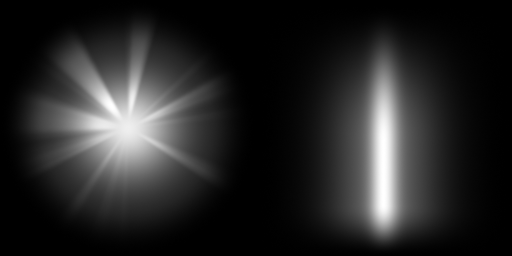
#> input picture SanctuaryUI/Art/angel-radiance-fx.png, 512 x 256 px, given in place of ring.png, which was not available; the run also reads 1 picture not shown here
$ python build_minimap_art.py ../SanctuaryUI/Art/angel-radiance-fx.png
#> lines starting #> are read from the running program, lines starting #| are printed output that depends on the picture; after the words box and inside, x2 and y2 are one past the last pixel; in counts of white or black regions, pixels touching at a corner belong together
#!/usr/bin/env python3
"""Build the minimap art (SanctuaryUI/Map.lua, MapPins.lua, MapOverlay.lua).

  blender -b --factory-startup -P tools/blender/minimap_ring.py -- <work> [samples]
  python3 tools/build_minimap_art.py <work>

Needs Pillow and numpy. Writes into SanctuaryUI/Art:
  map-ring       the Scrying globe: the rendered ring with glass painted inside radius 100/128
  map-parchment  Diablo III's torn minimap sheet (art-src/hud/2DUIMiniMap.png) as a dark edge
  map-mask-torn  the same sheet's outline, for the minimap's own mask
  map-mask-fade  a round mask that feathers out to nothing
  map-mask-round a plain round mask
  map-pins       8 x 2 cells of 64: see PINS in MapPins.lua for the order
  map-plaque     the name plate under the globe
Sizes and cell order are the contract with the Lua.
"""
import math
import sys
from pathlib import Path

import numpy as np
from PIL import Image, ImageDraw, ImageFilter

ROOT = Path(__file__).resolve().parent.parent
OUT = ROOT / "SanctuaryUI" / "Art"
SHEET = ROOT / "art-src" / "hud" / "2DUIMiniMap.png"


def polar(size):
    y, x = np.mgrid[0:size, 0:size].astype(np.float32)
    c = (size - 1) / 2
    dx, dy = (x - c) / c, (c - y) / c
    return np.hypot(dx, dy), dx, dy


def rgba(rgb, alpha):
    a = np.zeros(alpha.shape + (4,), np.float32)
    a[..., :3] = rgb
    a[..., 3] = alpha.clip(0, 1) * 255
    return Image.fromarray(a.astype(np.uint8), "RGBA")


def ring(work):
    im = Image.open(work / "ring.png").convert("RGBA")
    size = im.width
#> size = 512
    r, dx, dy = polar(size)
    R = 100 / 128
    q = (r / R).clip(0, 1)
    inside = ((R + 0.004 - r) / 0.008).clip(0, 1)
    # Glass over the map: clear in the middle, the ring's shadow at the rim, a window light
    # up and left as the health globe has.
    shadow = 0.70 * q ** 5
    hx, hy = dx / R + 0.36, dy / R - 0.52
    spot = np.exp(-((hx / 0.46) ** 2 + (hy / 0.17) ** 2)) * 0.20
    lift = ((dx - dy) / R * 0.5 + 0.5).clip(0, 1) * q ** 3 * 0.10   # room light, lower right
    light = spot + lift
    a = (shadow + light).clip(0, 1)
    col = np.zeros((size, size, 3), np.float32)
    k = (light / np.maximum(a, 1e-4))[..., None]
    col[:] = np.array([4, 5, 8], np.float32) * (1 - k) + np.array([226, 232, 244], np.float32) * k
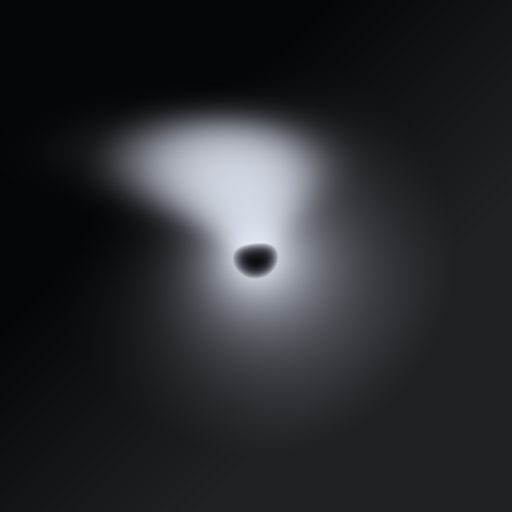
#> col: shape (512, 512, 3) float32; mean of channels 0, 1, 2 40.5, 42.2, 46.8; drawn as R, G, B
    glass = rgba(col, a * inside)
    glass.alpha_composite(im)
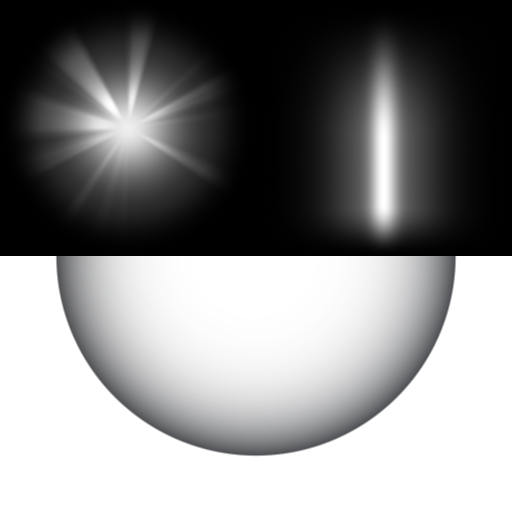
#> glass: PIL image 512x512 RGBA; mean R, G, B, A 38.1, 39, 41.2, 141.4; transparent parts drawn white
    glass.save(OUT / "map-ring.png")


def parchment():
    size = 512
    sheet = Image.open(SHEET).convert("RGBA").crop((0, 0, 360, 360)).resize((size, size), Image.LANCZOS)
    sa = np.asarray(sheet.getchannel("A"), np.float32)
    on = sa > 6
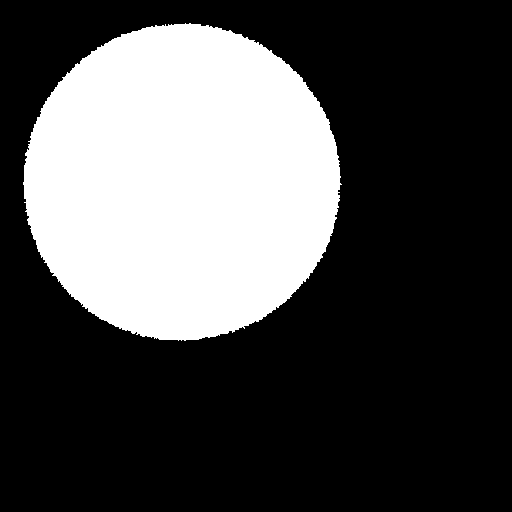
#> on: shape (512, 512) bool; 30% white; 1 white region, box (x1, y1, x2, y2) and area: (23, 23, 342, 341) 78697
    rows = np.maximum.accumulate(on, 1) & np.maximum.accumulate(on[:, ::-1], 1)[:, ::-1]
#> rows: shape (512, 512) bool; 30.1% white; 1 white region, box (x1, y1, x2, y2) and area: (23, 23, 342, 341) 78781
    cols = np.maximum.accumulate(on, 0) & np.maximum.accumulate(on[::-1], 0)[::-1]
#> cols: shape (512, 512) bool; 30.1% white; 1 white region, box (x1, y1, x2, y2) and area: (23, 23, 342, 341) 78786
    shape = Image.fromarray(((rows & cols) * 255).astype(np.uint8)).filter(ImageFilter.GaussianBlur(1.0))
    sh = np.asarray(shape, np.float32) / 255
    mask = np.zeros((size, size, 4), np.uint8)
    mask[..., :3] = (sh * 255)[..., None]
    mask[..., 3] = sh * 255
    Image.fromarray(mask, "RGBA").save(OUT / "map-mask-torn.png")
    # The sheet is heaviest at its border: a burnt edge over the map, and a pale line on the tear.
    burn = rgba(np.array([16, 11, 6], np.float32), (sa * 2.8 / 255) * sh)
    edge = np.asarray(shape.filter(ImageFilter.FIND_EDGES).filter(ImageFilter.GaussianBlur(1.1)), np.float32) / 255
    burn.alpha_composite(rgba(np.array([198, 172, 122], np.float32), (edge * 2.2).clip(0, 0.8)))
#> in rgba (call 3), `a[..., 3] = alpha.clip(0, 1) * 255`:
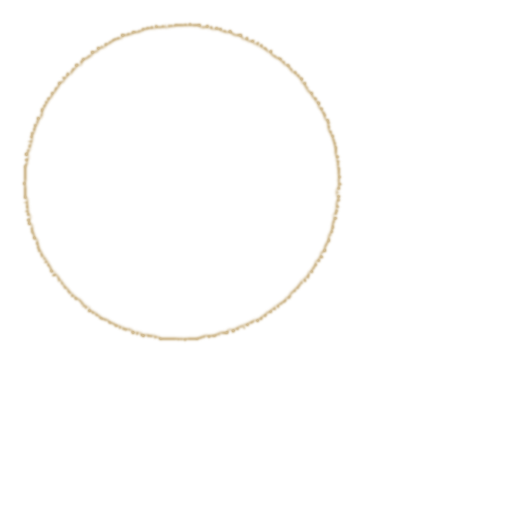
#> a: shape (512, 512, 4) float32; mean of channels 0, 1, 2, 3 198.7, 172, 122, 2.5; transparent parts drawn white
    burn.save(OUT / "map-parchment.png")


def fade():
    size = 256
    r, _, _ = polar(size)
    t = ((r - 0.56) / (0.98 - 0.56)).clip(0, 1)
    a = 1 - t * t * (3 - 2 * t)
    m = np.zeros((size, size, 4), np.uint8)
    m[..., :3] = (a * 255)[..., None]
    m[..., 3] = a * 255
    Image.fromarray(m, "RGBA").save(OUT / "map-mask-fade.png")


def round_mask():
    size = 256
    r, _, _ = polar(size)
    a = ((0.985 - r) / 0.012).clip(0, 1)
    m = np.zeros((size, size, 4), np.uint8)
    m[..., :3] = (a * 255)[..., None]
    m[..., 3] = a * 255
    Image.fromarray(m, "RGBA").save(OUT / "map-mask-round.png")


CELL, SS = 64, 4


def cell(draw):
    """One 64 px cell drawn at 4x: white shapes with a dark edge, so the Lua can tint them."""
    big = Image.new("RGBA", (CELL * SS, CELL * SS), (0, 0, 0, 0))
    draw(ImageDraw.Draw(big), CELL * SS)
    return big.resize((CELL, CELL), Image.LANCZOS)


W, K = (255, 255, 255, 255), (10, 8, 6, 255)


def pins():
    def arrow(d, s):       # the player: points up
        c = s / 2
        d.polygon([(c, s * .10), (s * .80, s * .86), (c, s * .66), (s * .20, s * .86)], fill=W, outline=K, width=s // 28)

    def wedge(d, s):       # something off the map: points up, toward it
        c = s / 2
        d.polygon([(c, s * .12), (s * .82, s * .74), (c, s * .58), (s * .18, s * .74)], fill=W, outline=K, width=s // 24)

    def pip(d, s):
        d.ellipse((s * .18, s * .18, s * .82, s * .82), fill=W, outline=K, width=s // 18)
        d.ellipse((s * .32, s * .26, s * .52, s * .44), fill=(255, 255, 255, 255))

    def diamond(d, s):
        c = s / 2
        d.polygon([(c, s * .08), (s * .80, c), (c, s * .92), (s * .20, c)], fill=W, outline=K, width=s // 22)

    def dot(d, s):
        d.ellipse((s * .30, s * .30, s * .70, s * .70), fill=W)

    def corpse(d, s):      # a grave marker
        d.rounded_rectangle((s * .26, s * .14, s * .74, s * .88), s * .22, fill=W, outline=K, width=s // 22)
        d.rectangle((s * .26, s * .52, s * .74, s * .88), fill=W)
        d.line([(s * .26, s * .52), (s * .26, s * .88), (s * .74, s * .88), (s * .74, s * .52)], fill=K, width=s // 22)
        d.line([(s * .50, s * .28), (s * .50, s * .64)], fill=K, width=s // 14)
        d.line([(s * .38, s * .40), (s * .62, s * .40)], fill=K, width=s // 14)

    def mail(d, s):
        w = s // 14
        d.rectangle((s * .16, s * .28, s * .84, s * .72), outline=W, width=w)
        d.line([(s * .16, s * .28), (s * .5, s * .56), (s * .84, s * .28)], fill=W, width=w)

    def track(d, s):
        w = s // 13
        d.ellipse((s * .18, s * .14, s * .62, s * .58), outline=W, width=w)
        d.line([(s * .56, s * .54), (s * .84, s * .84)], fill=W, width=int(w * 1.6))

    def calendar(d, s):
        w = s // 14
        d.rectangle((s * .20, s * .22, s * .80, s * .82), outline=W, width=w)
        d.line([(s * .20, s * .40), (s * .80, s * .40)], fill=W, width=w)
        for x in (.36, .64):
            d.line([(s * x, s * .13), (s * x, s * .29)], fill=W, width=w)

    def more(d, s):
        for x in (.24, .5, .76):
            d.ellipse((s * (x - .075), s * .425, s * (x + .075), s * .575), fill=W)

    def flag(d, s):        # a waypoint the player set
        w = s // 14
        d.line([(s * .30, s * .12), (s * .30, s * .90)], fill=K, width=w + s // 28)
        d.polygon([(s * .30, s * .14), (s * .82, s * .30), (s * .30, s * .48)], fill=W, outline=K, width=s // 28)
        d.line([(s * .30, s * .12), (s * .30, s * .90)], fill=W, width=w)

    def north(d, s):       # a small N for the borderless style
        w = s // 11
        d.line([(s * .30, s * .78), (s * .30, s * .22), (s * .70, s * .78), (s * .70, s * .22)], fill=W, width=w, joint="curve")

    order = [arrow, wedge, pip, diamond, dot, corpse, mail, track, calendar, more, flag, north]
    sheet = Image.new("RGBA", (CELL * 8, CELL * 2), (0, 0, 0, 0))
#> sheet: PIL image 512x128 RGBA; every value is 0
    for i, fn in enumerate(order):
        sheet.alpha_composite(cell(fn), ((i % 8) * CELL, (i // 8) * CELL))
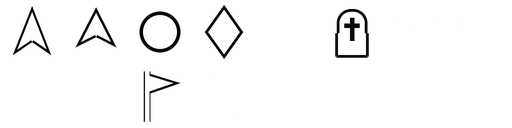
#> sheet: PIL image 512x128 RGBA; mean R, G, B, A 36.5, 36.5, 36.4, 36.1; transparent parts drawn white
    sheet.save(OUT / "map-pins.png")


def plaque():
    w, h, ss = 256, 64, 3
    big = Image.new("RGBA", (w * ss, h * ss), (0, 0, 0, 0))
#> big: PIL image 768x192 RGBA; every value is 0
    d = ImageDraw.Draw(big)
    d.rounded_rectangle((3 * ss, 3 * ss, (w - 3) * ss, (h - 3) * ss), 7 * ss, fill=(20, 18, 17, 236), outline=(104, 94, 78, 255), width=2 * ss)
    d.rounded_rectangle((6 * ss, 6 * ss, (w - 6) * ss, (h - 6) * ss), 5 * ss, outline=(6, 6, 6, 255), width=ss)
    im = big.resize((w, h), Image.LANCZOS)
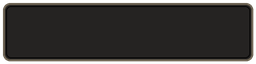
#> im: PIL image 256x64 RGBA; mean R, G, B, A 29, 25.3, 22.8, 211.8; transparent parts drawn white
    a = np.asarray(im).astype(np.float32)
#> a: shape (64, 256, 4) float32
    rng = np.random.default_rng(5)
    grain = np.asarray(Image.fromarray((rng.random((h // 2, w // 2)) * 255).astype(np.uint8)).resize((w, h), Image.BICUBIC), np.float32) / 255
    a[..., :3] *= (0.86 + 0.28 * grain)[..., None]
    a[..., :3] *= np.linspace(1.12, 0.84, h, dtype=np.float32)[:, None, None]   # lit from above
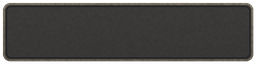
#> a: shape (64, 256, 4) float32; mean R, G, B, A 28.1, 24.6, 22.2, 211.8; transparent parts drawn white
    Image.fromarray(a.clip(0, 255).astype(np.uint8), "RGBA").save(OUT / "map-plaque.png")


def main():
    work = Path(sys.argv[1])
    ring(work)
    parchment()
    fade()
    round_mask()
    pins()
    plaque()


main()
